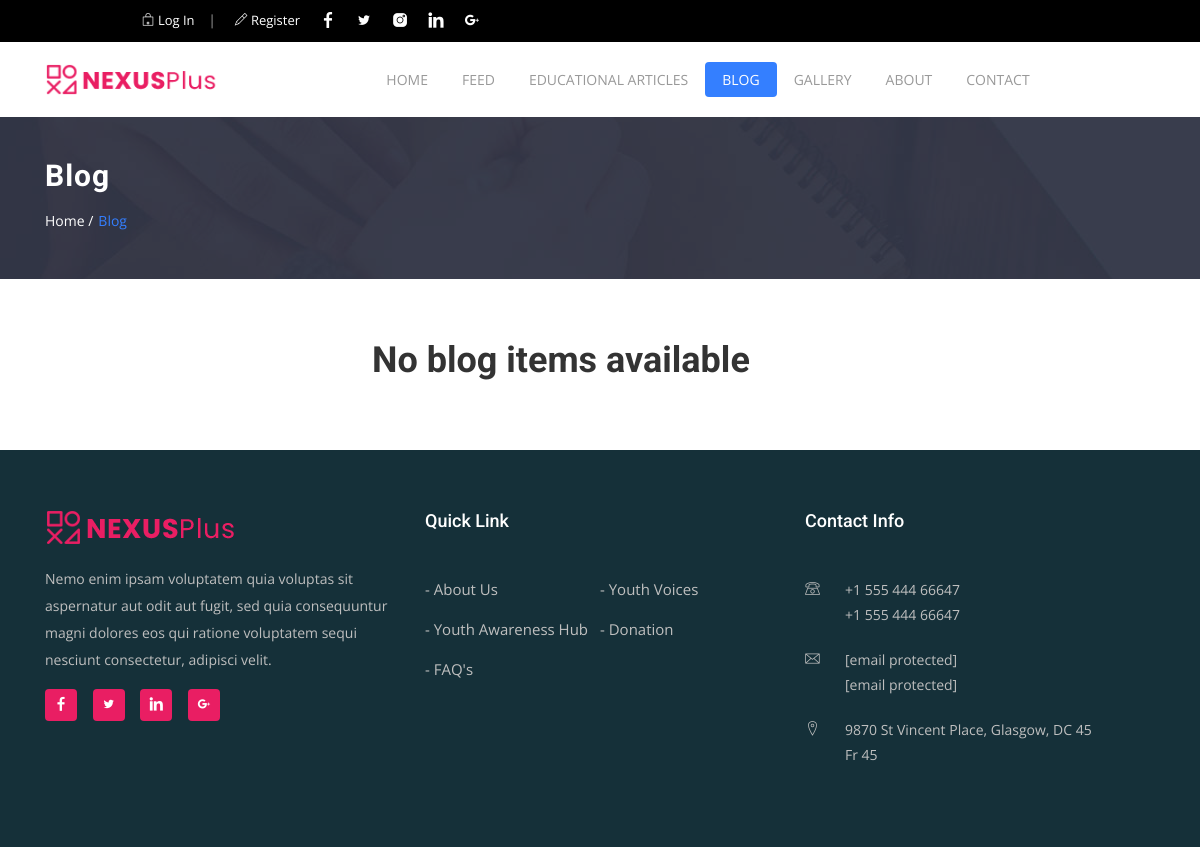
The page /blog/ on the database as committed earlier.
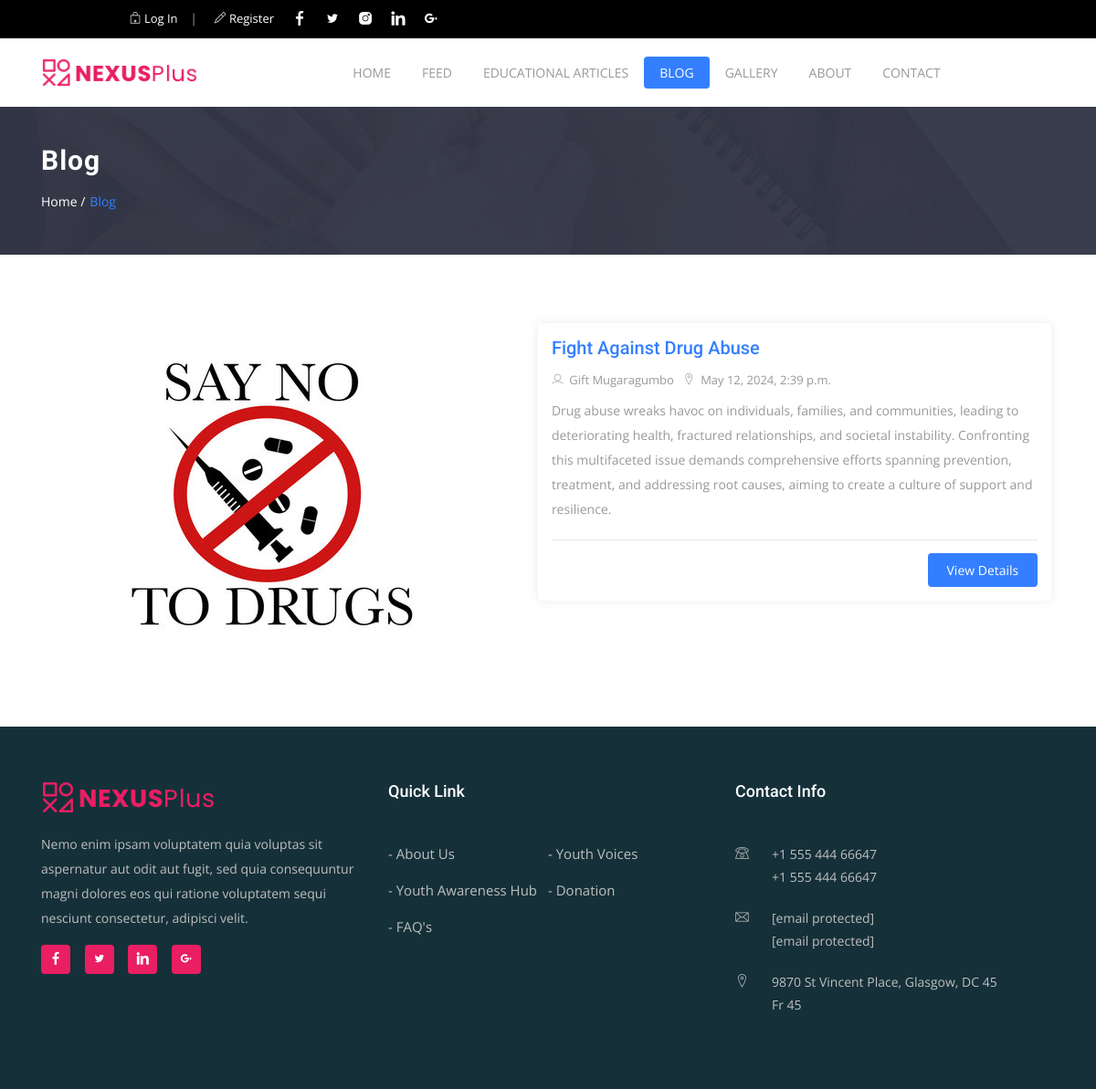
The same page on the database as committed later.
### core/models.py (models this page shows, shortened)
class BlogItem(models.Model):
    posted_by = models.ForeignKey(User, on_delete=models.CASCADE)
    title = models.CharField(max_length=255)
    cover_image = models.ImageField(upload_to='articles')
    short_description = models.CharField(max_length=600)
    content = models.TextField(max_length=10000)
    date_posted = models.DateTimeField(auto_now_add=True)

class User(AbstractBaseUser):
    email = models.EmailField(
        verbose_name='email address',
        max_length=255,
        unique=True,
    )
    first_name = models.CharField(max_length=255)
    last_name = models.CharField(max_length=255, blank=True)
    is_active = models.BooleanField(default=True)
    is_admin = models.BooleanField(default=False)
    is_staff = models.BooleanField(default=False)
    objects = MyUserManager()
    USERNAME_FIELD = 'email'
    REQUIRED_FIELDS = ['first_name', 'last_name']
    @property
    def full_name(self):
        return self.first_name + ' ' + self.last_name

### core/views.py (the view)
# urls.py: path('blog/', views.blog_view, name="blog"),
def blog_view(request):
    context = {
        'blog_nav': 'active',
        'blog_items': BlogItem.objects.all()
    }
    return render(request, 'blog.html', context)

### templates/blog.html
{% extends 'base.html' %}
{% load static %}
{%  block content %}
{% include 'navbar.html' %}
<div class="page-header" style="background: url({% static 'assets/img/banner1.jpg' %});">
<div class="container">
<div class="row">
<div class="col-md-12">
<div class="breadcrumb-wrapper">
<h2 class="product-title">Blog</h2>
<ol class="breadcrumb">
<li><a href="{% url 'home' %}">Home /</a></li>
<li class="current">Blog</li>
</ol>
</div>
</div>
</div>
</div>
</div>
<div class="main-container section-padding">
<div class="container">
<div class="row">
<div class="col-lg-12 col-md-12 col-xs-12 page-content">
<div class="adds-wrapper">
<div class="tab-content">
<div id="list-view" class="tab-pane fade active show">
<div class="row">
{% if blog_items.count != 0 %}
    {% for item in blog_items %}
<div class="col-xs-12 col-sm-12 col-md-12 col-lg-12">
<div class="featured-box">
<figure>
<a href="#"><img class="img-fluid" src="{{ item.cover_image.url }}" alt=""></a>
</figure>
<div class="feature-content">
<h4><a href="ads-details.html">{{ item.title }}</a></h4>
<div class="meta-tag">
<span>
<i class="lni-user"></i> {{ item.posted_by.full_name }}
</span>
<span>
<i class="lni-map-marker"></i> {{ item.date_posted }}
</span>
</div>
<p class="dsc">{{ item.short_description }}</p>
<div class="listing-bottom">
<a href="{% url 'blog-detail' item.id %}" class="btn btn-common float-right">View Details</a>
</div>
</div>
</div>
</div>
    {% endfor %}
{% else %}
    <div style="margin-left: 30%; margin-top: 00%">
<h4>No blog items available</h4>
    </div>
{% endif %}
</div>
</div>
</div>
</div>
</div>
</div>
</div>
</div>
{% endblock %}

### templates/base.html (shortened to what this page needs)
{% load static %}
<!DOCTYPE html>
<html lang="en">
<head>
    <link rel="stylesheet" type="text/css" href="{% static 'assets/css/bootstrap.min.css' %}">
<link rel="stylesheet" type="text/css" href="{% static 'assets/fonts/line-icons.css' %}">
<link rel="stylesheet" type="text/css" href="{% static 'assets/css/slicknav.css' %}">
<link rel="stylesheet" type="text/css" href="{% static 'assets/css/animate.css' %}">
<link rel="stylesheet" type="text/css" href="{% static 'assets/css/owl.carousel.css' %}">
<link rel="stylesheet" type="text/css" href="{% static 'assets/css/main.css' %}">
<link rel="stylesheet" type="text/css" href="{% static 'assets/css/responsive.css' %}">
</head>
<body>
{% block content %}
{% endblock content %}
{% include 'footer.html' %}
</body>
</html>

### templates/navbar.html (shortened to what this page needs)
{% load static %}
<header id="header-wrap">
<div class="top-bar">
<div class="container">
<div class="row">
<div class="col-lg-5 col-md-7 col-xs-12">
<div class="roof-social float-right">
<a class="facebook" href="#"><i class="lni-facebook-filled"></i></a>
<a class="twitter" href="#"><i class="lni-twitter-filled"></i></a>
<a class="instagram" href="#"><i class="lni-instagram-filled"></i></a>
<a class="linkedin" href="#"><i class="lni-linkedin-fill"></i></a>
<a class="google" href="#"><i class="lni-google-plus"></i></a>
</div>
<div class="header-top-right float-right">
<a href="login.html" class="header-top-button"><i class="lni-lock"></i> Log In</a> |
<a href="register.html" class="header-top-button"><i class="lni-pencil"></i> Register</a>
</div>
</div>
</div>
</div>
</div>
<nav class="navbar navbar-expand-lg bg-white fixed-top scrolling-navbar">
<div class="container">
<div class="navbar-header">
<a href="{% url 'home' %}" class="navbar-brand"><img src="{% static 'assets/img/logo.png' %}" alt=""></a>
</div>
<div class="collapse navbar-collapse" id="main-navbar">
<ul class="navbar-nav mr-auto w-100 justify-content-center">
<li class="nav-item {{ home_nav }}">
<a class="nav-link" href="{% url 'home' %}">
Home
</a>
</li>
<li class="nav-item {{ feed_nav }}">
<a class="nav-link" href="{% url 'feed' %}">
Feed
</a>
</li>
<li class="nav-item {{ articles_nav }}">
<a class="nav-link" href="{% url 'articles' %}">
Educational Articles
</a>
</li>
<li class="nav-item {{ blog_nav }}">
<a class="nav-link" href="{% url 'blog' %}">
Blog
</a>
</li>
<li class="nav-item {{ gallery_nav }}">
<a class="nav-link" href="{% url 'gallery' %}">
Gallery
</a>
</li>
<li class="nav-item {{ about_nav }}">
<a class="nav-link" href="{% url 'about' %}">
About
</a>
</li>
<li class="nav-item {{ contact_nav }}">
<a class="nav-link" href="{% url 'contact' %}">
Contact
</a>
</li>
</ul>
</div>
</div>
</nav>
</header>

### templates/footer.html
{% load static %}
<footer>
<section class="footer-Content">
<div class="container">
<div class="row">
<div class="col-lg-4 col-md-4 col-xs-6 col-mb-12">
<div class="widget">
<div class="footer-logo"><img src="{% static 'assets/img/logo.png' %}" alt=""></div>
<div class="textwidget">
<p>Nemo enim ipsam voluptatem quia voluptas sit aspernatur aut odit aut fugit, sed quia consequuntur magni dolores eos qui ratione voluptatem sequi nesciunt consectetur, adipisci velit.</p>
</div>
<ul class="mt-3 footer-social">
<li><a class="facebook" href="#"><i class="lni-facebook-filled"></i></a></li>
<li><a class="twitter" href="#"><i class="lni-twitter-filled"></i></a></li>
<li><a class="linkedin" href="#"><i class="lni-linkedin-fill"></i></a></li>
<li><a class="google-plus" href="#"><i class="lni-google-plus"></i></a></li>
</ul>
</div>
</div>
<div class="col-lg-4 col-md-4 col-xs-6 col-mb-12">
<div class="widget">
<h3 class="block-title">Quick Link</h3>
<ul class="menu">
<li><a href="#">- About Us</a></li>
<li><a href="#">- Youth Voices</a></li>
<li><a href="#">- Youth Awareness Hub</a></li>
<li><a href="#">- Donation</a></li>
<li><a href="#">- FAQ's</a></li>
</ul>
</div>
</div>
<div class="col-lg-4 col-md-4 col-xs-6 col-mb-12">
<div class="widget">
<h3 class="block-title">Contact Info</h3>
<ul class="contact-footer">
<li>
<strong><i class="lni-phone"></i></strong><span>+1 555 444 66647 <br> +1 555 444 66647</span>
</li>
<li>
<strong><i class="lni-envelope"></i></strong><span><a href="http://preview.uideck.com/cdn-cgi/l/email-protection" class="__cf_email__" data-cfemail="88ebe7e6fce9ebfcc8e5e9e1e4a6ebe7e5">[email&#160;protected]</a> <br> <a href="http://preview.uideck.com/cdn-cgi/l/email-protection" class="__cf_email__" data-cfemail="f4878184849b8680b499959d98da979b99">[email&#160;protected]</a></span>
</li>
<li>
<strong><i class="lni-map-marker"></i></strong><span><a href="#">9870 St Vincent Place, Glasgow, DC 45 <br>Fr 45</a></span>
</li>
</ul>
</div>
</div>
</div>
</div>
</section>
</footer>

Rows that differ between the two databases and show on the page:
added BlogItem: cover_image (picture), title "Fight Against Drug Abuse", posted_by.full_name "Gift Mugaragumbo", date_posted "May 12, 2024, 2:39 p.m.", short_description "Drug abuse wreaks havoc on individuals, families, and communities, leading to deteriorating health, fractured relationships, and societal instability. Confronting this multifaceted issue demands comprehensive efforts spanning prevention, treatment, and addressing root causes, aiming to create a culture of support and resilience."
Other text that changed with them:
text no longer shown: "No blog items available"
